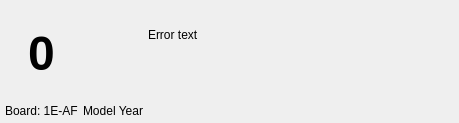
<?xml version="1.0" encoding="UTF-8"?>
<ui version="4.0">
 <class>RobotStatusWidget</class>
 <widget class="QWidget" name="RobotStatusWidget">
  <property name="geometry">
   <rect>
    <x>0</x>
    <y>0</y>
    <width>459</width>
    <height>123</height>
   </rect>
  </property>
  <property name="sizePolicy">
   <sizepolicy hsizetype="MinimumExpanding" vsizetype="MinimumExpanding">
    <horstretch>0</horstretch>
    <verstretch>0</verstretch>
   </sizepolicy>
  </property>
  <property name="minimumSize">
   <size>
    <width>200</width>
    <height>0</height>
   </size>
  </property>
  <property name="maximumSize">
   <size>
    <width>10000000</width>
    <height>16777215</height>
   </size>
  </property>
  <property name="windowTitle">
   <string>Form</string>
  </property>
  <property name="autoFillBackground">
   <bool>false</bool>
  </property>
  <property name="styleSheet">
   <string notr="true"/>
  </property>
  <layout class="QHBoxLayout" name="horizontalLayout_2">
   <property name="spacing">
    <number>5</number>
   </property>
   <property name="leftMargin">
    <number>5</number>
   </property>
   <property name="topMargin">
    <number>5</number>
   </property>
   <property name="rightMargin">
    <number>5</number>
   </property>
   <property name="bottomMargin">
    <number>5</number>
   </property>
   <item>
    <layout class="QVBoxLayout" name="verticalLayout" stretch="1,0">
     <property name="spacing">
      <number>3</number>
     </property>
     <item>
      <widget class="QLabel" name="shellID">
       <property name="enabled">
        <bool>true</bool>
       </property>
       <property name="sizePolicy">
        <sizepolicy hsizetype="Minimum" vsizetype="Preferred">
         <horstretch>0</horstretch>
         <verstretch>0</verstretch>
        </sizepolicy>
       </property>
       <property name="minimumSize">
        <size>
         <width>50</width>
         <height>0</height>
        </size>
       </property>
       <property name="font">
        <font>
         <pointsize>36</pointsize>
         <weight>75</weight>
         <bold>true</bold>
        </font>
       </property>
       <property name="styleSheet">
        <string notr="true"/>
       </property>
       <property name="text">
        <string>0</string>
       </property>
       <property name="textFormat">
        <enum>Qt::AutoText</enum>
       </property>
       <property name="scaledContents">
        <bool>false</bool>
       </property>
       <property name="alignment">
        <set>Qt::AlignCenter</set>
       </property>
      </widget>
     </item>
     <item>
      <widget class="QLabel" name="boardID">
       <property name="enabled">
        <bool>true</bool>
       </property>
       <property name="sizePolicy">
        <sizepolicy hsizetype="Minimum" vsizetype="Minimum">
         <horstretch>0</horstretch>
         <verstretch>0</verstretch>
        </sizepolicy>
       </property>
       <property name="midLineWidth">
        <number>2</number>
       </property>
       <property name="text">
        <string>Board: 1E-AF</string>
       </property>
       <property name="alignment">
        <set>Qt::AlignLeading|Qt::AlignLeft|Qt::AlignVCenter</set>
       </property>
       <property name="textInteractionFlags">
        <set>Qt::TextSelectableByMouse</set>
       </property>
      </widget>
     </item>
    </layout>
   </item>
   <item>
    <layout class="QVBoxLayout" name="verticalLayout_2" stretch="1,0">
     <property name="spacing">
      <number>3</number>
     </property>
     <item>
      <widget class="RobotWidget" name="robotWidget" native="true">
       <property name="sizePolicy">
        <sizepolicy hsizetype="Minimum" vsizetype="Preferred">
         <horstretch>0</horstretch>
         <verstretch>0</verstretch>
        </sizepolicy>
       </property>
       <property name="minimumSize">
        <size>
         <width>50</width>
         <height>50</height>
        </size>
       </property>
      </widget>
     </item>
     <item>
      <widget class="QLabel" name="robotModel">
       <property name="sizePolicy">
        <sizepolicy hsizetype="Minimum" vsizetype="Minimum">
         <horstretch>0</horstretch>
         <verstretch>0</verstretch>
        </sizepolicy>
       </property>
       <property name="text">
        <string>Model Year</string>
       </property>
       <property name="alignment">
        <set>Qt::AlignCenter</set>
       </property>
      </widget>
     </item>
    </layout>
   </item>
   <item>
    <layout class="QVBoxLayout" name="verticalLayout_3">
     <property name="spacing">
      <number>3</number>
     </property>
     <item>
      <layout class="QHBoxLayout" name="horizontalLayout">
       <item>
        <widget class="QLabel" name="visionIndicator">
         <property name="minimumSize">
          <size>
           <width>20</width>
           <height>20</height>
          </size>
         </property>
         <property name="maximumSize">
          <size>
           <width>22</width>
           <height>22</height>
          </size>
         </property>
         <property name="text">
          <string/>
         </property>
         <property name="pixmap">
          <pixmap>vision-available.svg</pixmap>
         </property>
         <property name="scaledContents">
          <bool>true</bool>
         </property>
         <property name="alignment">
          <set>Qt::AlignCenter</set>
         </property>
         <property name="margin">
          <number>3</number>
         </property>
        </widget>
       </item>
       <item>
        <spacer name="horizontalSpacer">
         <property name="orientation">
          <enum>Qt::Horizontal</enum>
         </property>
         <property name="sizeHint" stdset="0">
          <size>
           <width>40</width>
           <height>20</height>
          </size>
         </property>
        </spacer>
       </item>
       <item>
        <widget class="QLabel" name="kickerIndicator">
         <property name="minimumSize">
          <size>
           <width>20</width>
           <height>20</height>
          </size>
         </property>
         <property name="maximumSize">
          <size>
           <width>20</width>
           <height>20</height>
          </size>
         </property>
         <property name="text">
          <string/>
         </property>
         <property name="scaledContents">
          <bool>true</bool>
         </property>
         <property name="alignment">
          <set>Qt::AlignCenter</set>
         </property>
         <property name="margin">
          <number>2</number>
         </property>
        </widget>
       </item>
       <item>
        <spacer name="horizontalSpacer_2">
         <property name="orientation">
          <enum>Qt::Horizontal</enum>
         </property>
         <property name="sizeHint" stdset="0">
          <size>
           <width>40</width>
           <height>20</height>
          </size>
         </property>
        </spacer>
       </item>
       <item>
        <widget class="QLabel" name="radioIndicator">
         <property name="minimumSize">
          <size>
           <width>20</width>
           <height>20</height>
          </size>
         </property>
         <property name="maximumSize">
          <size>
           <width>20</width>
           <height>20</height>
          </size>
         </property>
         <property name="text">
          <string/>
         </property>
         <property name="pixmap">
          <pixmap>radio-connected.svg</pixmap>
         </property>
         <property name="scaledContents">
          <bool>true</bool>
         </property>
         <property name="alignment">
          <set>Qt::AlignCenter</set>
         </property>
         <property name="margin">
          <number>2</number>
         </property>
        </widget>
       </item>
       <item>
        <spacer name="horizontalSpacer_3">
         <property name="orientation">
          <enum>Qt::Horizontal</enum>
         </property>
         <property name="sizeHint" stdset="0">
          <size>
           <width>40</width>
           <height>20</height>
          </size>
         </property>
        </spacer>
       </item>
       <item>
        <widget class="BatteryWidget" name="batteryIndicator" native="true">
         <property name="minimumSize">
          <size>
           <width>30</width>
           <height>20</height>
          </size>
         </property>
         <property name="maximumSize">
          <size>
           <width>30</width>
           <height>20</height>
          </size>
         </property>
        </widget>
       </item>
      </layout>
     </item>
     <item>
      <widget class="QLabel" name="errorText">
       <property name="sizePolicy">
        <sizepolicy hsizetype="MinimumExpanding" vsizetype="MinimumExpanding">
         <horstretch>0</horstretch>
         <verstretch>0</verstretch>
        </sizepolicy>
       </property>
       <property name="text">
        <string>Error text</string>
       </property>
       <property name="alignment">
        <set>Qt::AlignLeading|Qt::AlignLeft|Qt::AlignTop</set>
       </property>
       <property name="wordWrap">
        <bool>true</bool>
       </property>
       <property name="textInteractionFlags">
        <set>Qt::TextSelectableByMouse</set>
       </property>
      </widget>
     </item>
    </layout>
   </item>
  </layout>
 </widget>
 <customwidgets>
  <customwidget>
   <class>BatteryWidget</class>
   <extends>QWidget</extends>
   <header>ui/BatteryWidget.hpp</header>
   <container>1</container>
  </customwidget>
  <customwidget>
   <class>RobotWidget</class>
   <extends>QWidget</extends>
   <header>ui/RobotWidget.hpp</header>
   <container>1</container>
  </customwidget>
 </customwidgets>
 <resources/>
 <connections/>
</ui>
